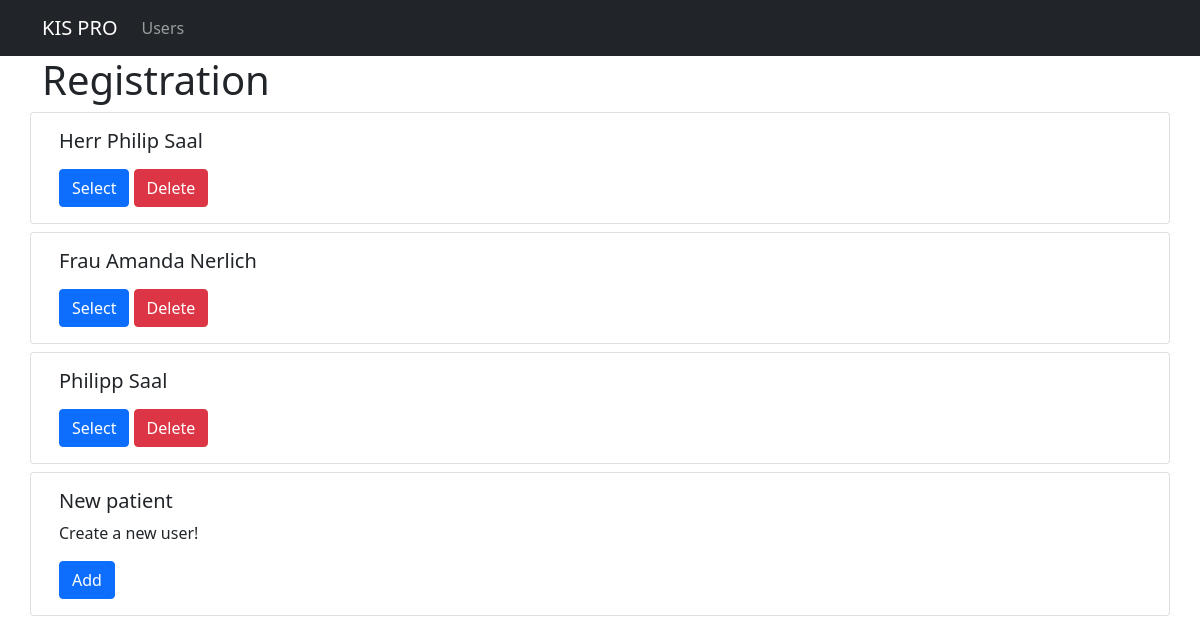
Page /reg on the earlier database version.
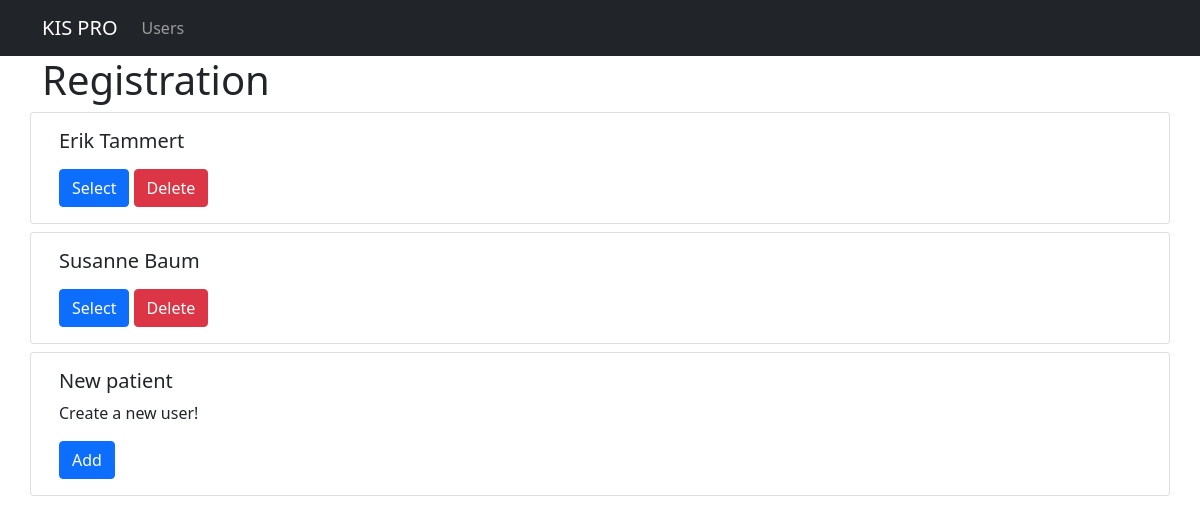
Same page on the later database version.
### kis_pro/models.py (models this page shows, shortened)
class Person(models.Model):
    title = models.CharField(max_length=50)
    firstname = models.CharField(max_length=100)
    lastname = models.CharField(max_length=100)
    def user_print(self):
        return self.title + ' ' + self.firstname + ' ' + self.lastname
    class Meta:
        abstract = True

class Patient(Person):
    birthdate = models.DateField()
    attending_doctor = models.ManyToManyField(Doctor)

### kis_pro/views.py (the view)
# urls.py: path("reg", views.kis_pro_registration, name="kis_pro_registration"),
def kis_pro_registration(request):
    patient = Patient.objects.all()
    context = {
        'kis_patient': patient
    }
    return render(request, 'registration/kis_pro_registration.html', context)

### kis_pro/templates/registration/kis_pro_registration.html (shortened to what this page needs)
{% extends 'base.html' %}
{% load static %}
{% block page_content %}
    <h1>Registration</h1>
    <div class="row">
        {% for patient in kis_patient %}
            <div class="card mb-2">
                <div class="card-body">
                    <h5 class="card-title">{{ patient.user_print }}</h5>
                    <a href="{% url 'kis_pro_detail' patient.pk %}"
                       class="btn btn-primary">
                        Select
                    </a>
                    <a href="{% url 'kis_pro_deletepatient' patient.pk %}"
                       class="btn btn-danger">
                        Delete
                    </a>
                </div>
            </div>
        {% endfor %}
        <div class="card mb-2">
            <div class="card-body">
                <h5 class="card-title">New patient</h5>
                <p>Create a new user!</p>
                <a href="{% url 'kis_pro_newpatient' %}"
                   class="btn btn-primary">
                    Add
                </a>
            </div>
        </div>
    </div>
{% endblock %}

Differences in the rows shown:
removed Patient: user_print "Herr Philip Saal"
removed Patient: user_print "Frau Amanda Nerlich"
removed Patient: user_print "Philipp Saal"
added Patient: user_print "Erik Tammert"
added Patient: user_print "Susanne Baum"
